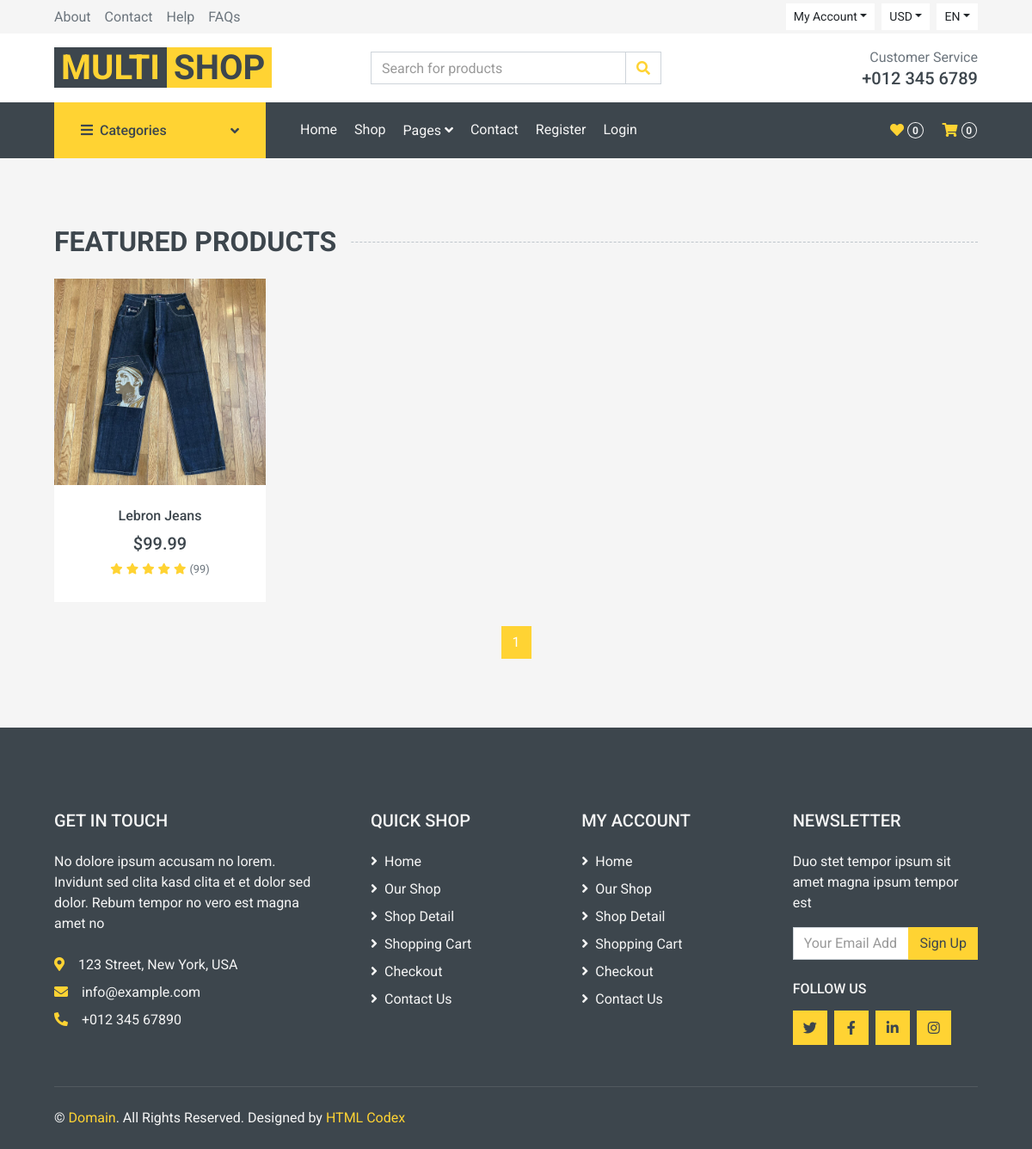
/category/Clothes/, run on an earlier commit of the app's database.
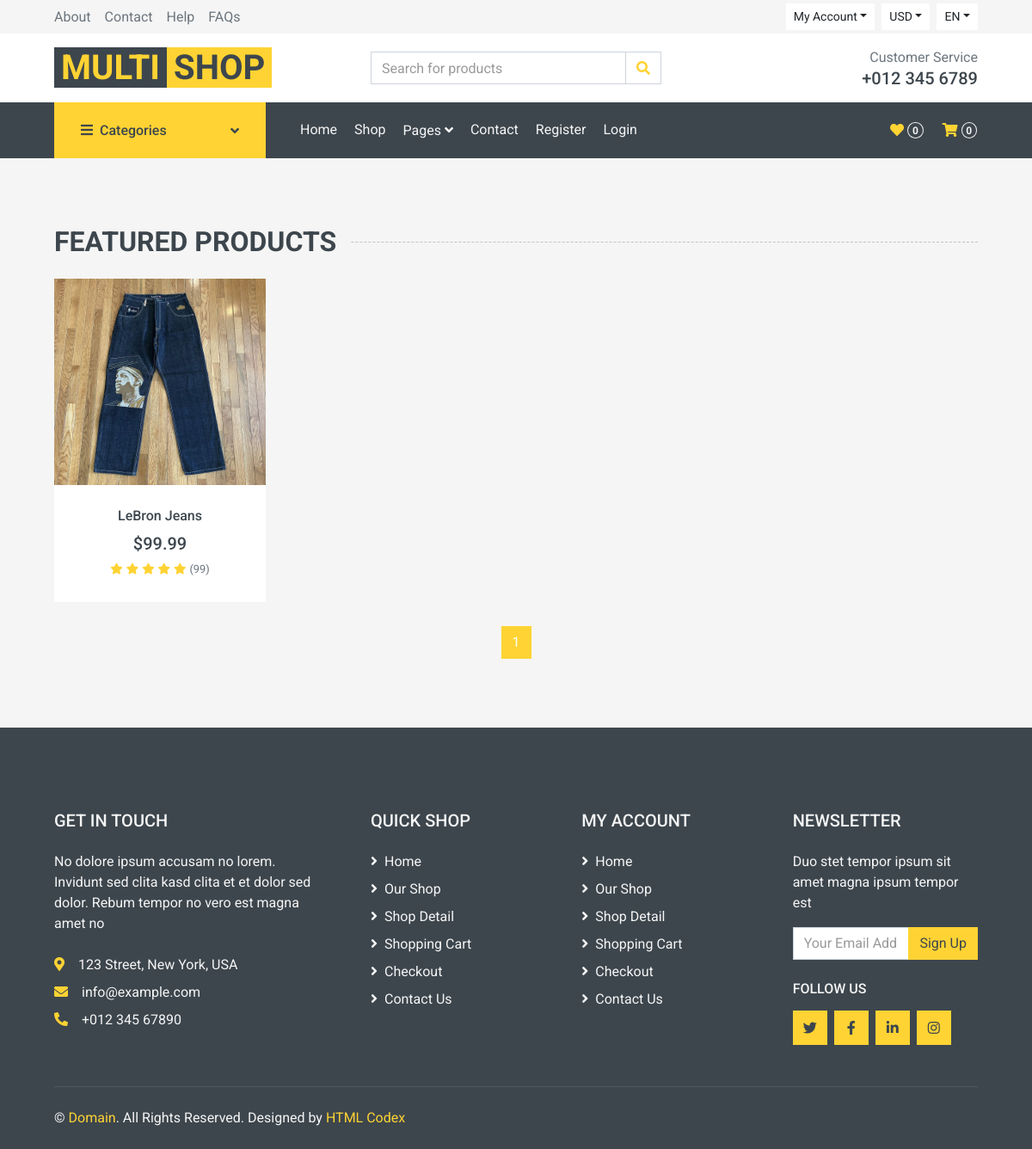
And on a later commit of the database.
### main/models.py (models this page shows, shortened)
class Product(models.Model):
    category = models.ForeignKey(Category, on_delete=models.CASCADE, related_name='product_category')
    name = models.CharField(max_length=300)
    description = models.CharField(max_length=1000, default="", blank=True, null=True)
    image = models.ImageField(upload_to="images/products/")
    price = models.DecimalField(default=0, decimal_places=2, max_digits=6)
    is_sale = models.BooleanField(default=False)
    sale_price = models.DecimalField(default=0, decimal_places=2, max_digits=6)

### main/views.py (the view)
# urls.py: path('category/<str:name>/', views.category_page, name="category_page"),
def category_page(request, name):
    category = Category.objects.get(name=name.capitalize())
    products = Product.objects.filter(category=category.id)
    paginator = Paginator(products, 1)
    page_number = request.GET.get('page')
    products = paginator.get_page(page_number)
    next_page = products.paginator.num_pages
    page_list = []
    for page_num in range(next_page):
        page_num += 1
        page_list.append(page_num)
    return render(request, 'main/category_page.html', {'category': category, 'products': products, 'page_list': page_list, 'MEDIA_URL': settings.MEDIA_URL})

### main/templates/main/category_page.html (shortened to what this page needs)
{% extends 'main/base.html' %}
{% block body %}
    <div class="container-fluid pt-5 pb-3">
        <h2 class="section-title position-relative text-uppercase mx-xl-5 mb-4"><span class="bg-secondary pr-3">Featured Products</span></h2>
        <div class="row px-xl-5">
            {% for product in products %}
            <div class="col-lg-3 col-md-4 col-sm-6 pb-1">
                <div class="product-item bg-light mb-4">
                    <div class="product-img position-relative overflow-hidden">
                        <img class="img-fluid w-100" style="max-width: 50rem;max-height: 15rem;" src="{{ product.image.url }}" alt="">
                        <div class="product-action">
                        </div>
                    </div>
                    <div class="text-center py-4">
                        <a class="h6 text-decoration-none text-truncate" href="">{{ product.name }}</a>
                        <div class="d-flex align-items-center justify-content-center mt-2">
                            {% if product.is_sale %}
                                <h5>${{ product.sale_price }}</h5><h6 class="text-muted ml-2"><del>${{ product.price }}</del></h6>
                            {% else %}
                                <h5>${{ product.price }}</h5>
                            {% endif %}
                        </div>
                        <div class="d-flex align-items-center justify-content-center mb-1">
                            <small class="fa fa-star text-primary mr-1"></small>
                            <small class="fa fa-star text-primary mr-1"></small>
                            <small class="fa fa-star text-primary mr-1"></small>
                            <small class="fa fa-star text-primary mr-1"></small>
                            <small class="fa fa-star text-primary mr-1"></small>
                            <small>(99)</small>
                        </div>
                    </div>
                </div>
            </div>
            {% endfor %}
            <div class="col-12">
                <nav>
                  <ul class="pagination justify-content-center">
                    {% for page_num in page_list %}
                    {% if products.number != page_num %}
                    <li class="page-item"><a class="page-link" href="?page={{page_num}}">{{page_num}}</a></li>
                    {% else %}
                    <li class="page-item active"><a class="page-link" href="?page={{page_num}}">{{page_num}}</a></li>
                    {% endif %}
                    {% endfor %}
                  </ul>
                </nav>
            </div>
        </div>
    </div>
{% endblock %}

What changed in the data, as far as the page shows it:
changed Product: name "Lebron Jeans" → "LeBron Jeans"
